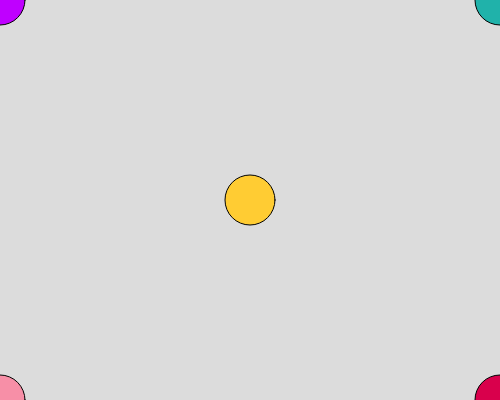
Frame 1 (no input)
Frame 60 (no input): identical to frame 1, image omitted
Frame 120 (the mouse pressed at the canvas centre since frame 60): identical to frame 1, image omitted

The p5.js sketch that drew this single still picture (run headless with seeded random() and noise() and a simulated clock; from frame 60 on, the mouse is pressed at the canvas centre):

// p5.js sketch
// ── sketch.js
// Coordinate Systems
// Max Babcock
// 9/11/2024
// Looking how coordinates work in p5.js


function setup() {
  print("Setup runs once, at the start.")
  createCanvas(500, 400);
  //         width  heigth
}

function draw() {
  // runs over and over (targetting 60fps)
  background(220);
  drawCircles();
}

function drawCircles(){
 // draw some (5) circles
 
 // Circle (1)
 fill(191,0,255);  // R,G,B
 circle(0,0,50);
  
 // Circle (2)
 fill(32,178,170);
 circle(width,0,50);
 
// Circle (3)
fill(217,0,76);
circle(width,height,50);

// Circle (4)
fill(247,143,167);
circle(0,height,50);

// Circle (5)
fill(255,204,51);
circle(width/2,height/2,50);
}
 
